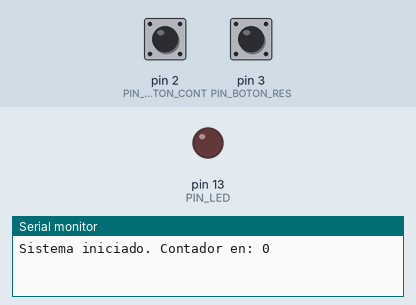
Simulated run of this sketch. Board: Arduino Uno, built with avr-gcc and run on an emulated ATmega328P. Shown: output pins drawn as LEDs (lit = HIGH), the last lines printed to the serial monitor. Dashed ring = blinking. The test bench sets the inputs (shaded band); at power-on: pin 3 (PIN_BOTON_RES) HIGH, pin 2 (PIN_BOTON_CONT) HIGH.

Above: at 1.2 s.
1.3 s: pin 3 (PIN_BOTON_RES) pulled LOW for 0.15 s
At 1.6 s:
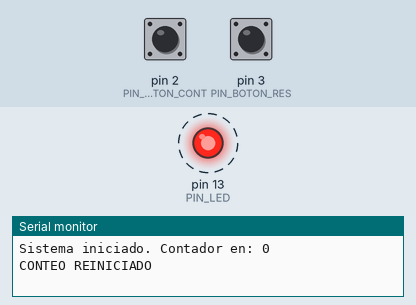
3.1 s: pin 2 (PIN_BOTON_CONT) pulled LOW for 0.15 s
At 4.4 s:
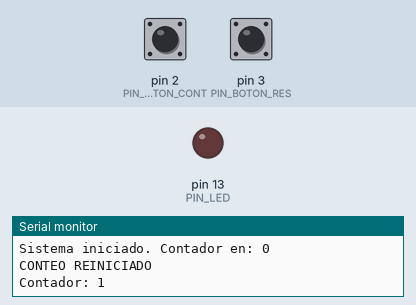
Timing chart, 0 to 6.1 s (numbered marks = the images above; inputs shaded):
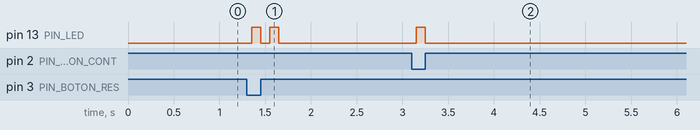

The sketch:

sketch.ino
```cpp
// Definición de pines
const int PIN_BOTON_CONT = 2;
const int PIN_BOTON_RES = 3;
const int PIN_LED = 13;

int contador = 0;

// Variables para recordar cómo estaban los botones antes
int estadoAnteriorCont = HIGH;
int estadoAnteriorRes  = HIGH;

void setup() {
    // Configuramos ambos botones con la resistencia interna
    pinMode(PIN_BOTON_CONT, INPUT_PULLUP);
    pinMode(PIN_BOTON_RES,  INPUT_PULLUP);
    pinMode(PIN_LED,        OUTPUT);

    Serial.begin(9600);
    Serial.println("Sistema iniciado. Contador en: 0");
}

void loop() {
    // Leemos el estado actual de los dos botones
    int lecturaCont = digitalRead(PIN_BOTON_CONT);
    int lecturaRes  = digitalRead(PIN_BOTON_RES);

    if (lecturaCont == LOW && estadoAnteriorCont == HIGH) {
        delay(50); // Pequeña pausa para eliminar el rebote mecánico
        contador++;

        Serial.print("Contador: ");
        Serial.println(contador);

        // Encendemos el LED brevemente para confirmar visualmente
        digitalWrite(PIN_LED, HIGH);
        delay(100);
        digitalWrite(PIN_LED, LOW);
    }
    estadoAnteriorCont = lecturaCont; // Guardamos el estado para el siguiente ciclo


    // --- LÓGICA DEL BOTÓN RESET ---
    // Si el botón reset está presionado (LOW) y antes no lo estaba (HIGH)
    if (lecturaRes == LOW && estadoAnteriorRes == HIGH) {
        delay(50); // Pausa para el rebote
        contador = 0;

        Serial.println("CONTEO REINICIADO");

        // Hacemos parpadear el LED dos veces para confirmar el reset
        for(int i = 0; i < 2; i++) {
            digitalWrite(PIN_LED, HIGH);
            delay(100);
            digitalWrite(PIN_LED, LOW);
            delay(100);
        }
    }
    estadoAnteriorRes = lecturaRes; // Guardamos el estado para el siguiente ciclo
}
```

Measured:
- after the input at 1.3 s, pin 13 (PIN_LED): alternates HIGH for 0.10 s and LOW for 0.10 s, 4 changes in all, then stays LOW, starting after 0.05 s
- after the input at 3.1 s, pin 13 (PIN_LED): LOW → HIGH after 0.05 s, → LOW 0.10 s later
